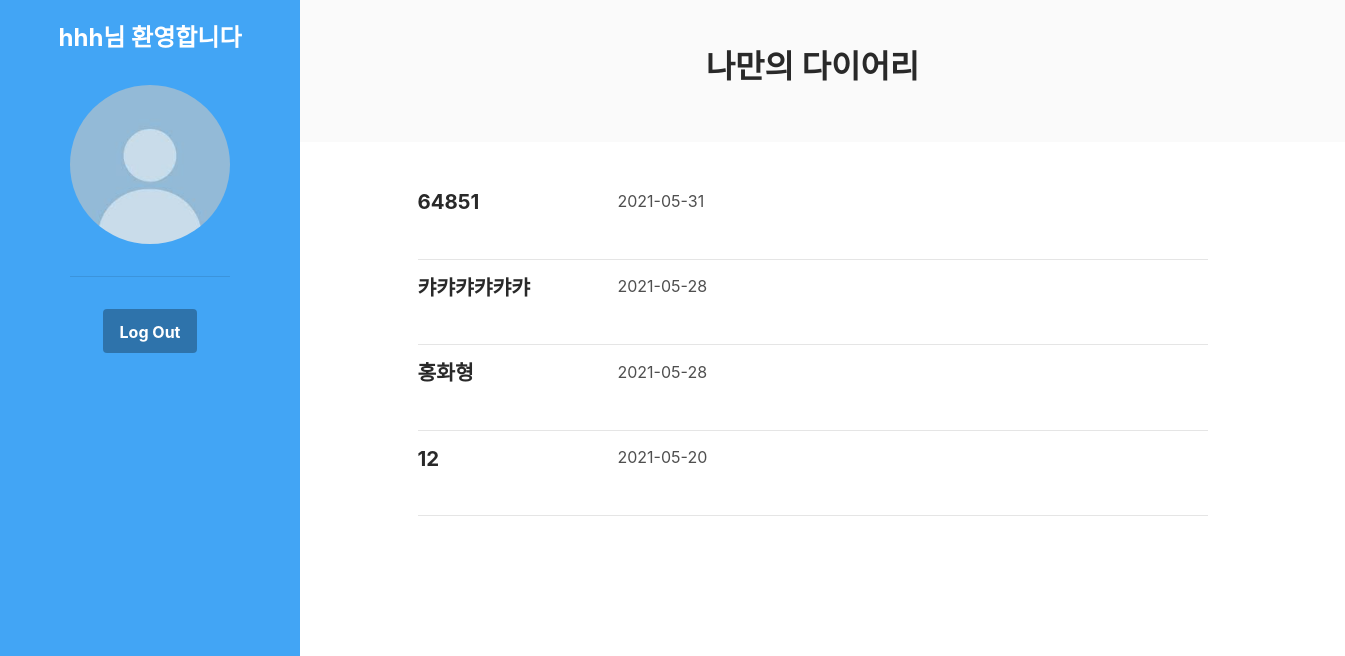
Before: /main (signed in) with the older database file.
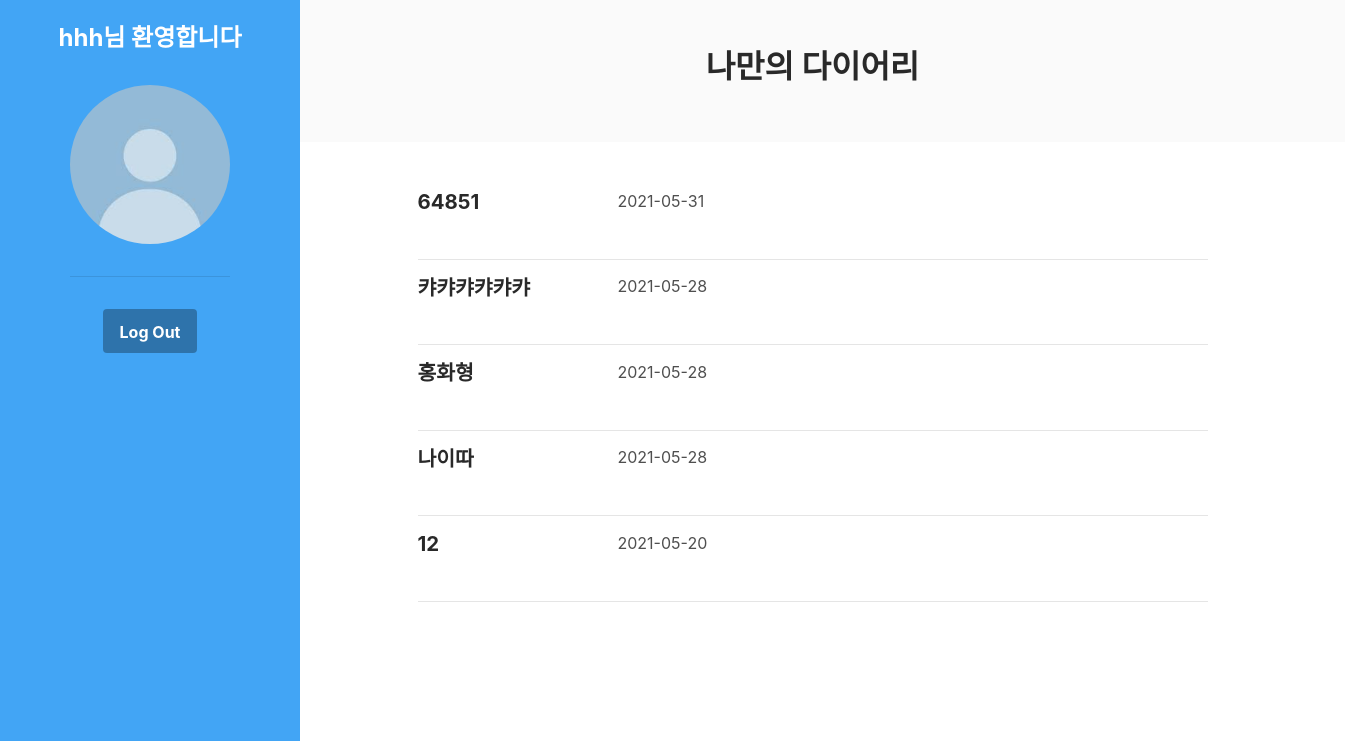
After: the same page with the newer database file.
### models.py (models this page shows)
class Diary(db.Model):
    __tablename__ = 'diarytable'
    id = db.Column(db.Integer, primary_key = True)
    userid = db.Column(db.String(100), db.ForeignKey('usertable.userid'), nullable = False)
    diary_title = db.Column(db.String(100))
    diary_date = db.Column(db.String(8))
    diary_content = db.Column(db.String(1000))
    diary_image = db.Column(db.BLOB,nullable = True)

### app.py (the view)
@app.route('/main')
def main():
    userid = session.get('userid',None)
    diarytable = Diary.query.filter_by(userid = userid).order_by(Diary.diary_date.desc()).all()
    return render_template('main.html', userid=userid, diarytable=diarytable)

### templates/main.html (shortened to what this page needs)
<!DOCTYPE html>
<html lang="en">
<head>
    <link rel="stylesheet" href="https://maxcdn.bootstrapcdn.com/font-awesome/4.5.0/css/font-awesome.min.css">
    <link id="theme-style" rel="stylesheet" href="static/diary/css/theme-1.css">
</head>
<body>
    <header class="header text-center">
        {%if userid %}
	    <h1 class="blog-name pt-lg-4 mb-0">{{userid}}님 환영합니다</h1>
	    <nav class="navbar navbar-expand-lg navbar-dark" >
			<div id="navigation" class="collapse navbar-collapse flex-column" >
				<div class="profile-section pt-3 pt-lg-0">
				    <img class="profile-image mb-3 rounded-circle mx-auto" src="static/diary/images/profile.png" alt="image" >
			        <hr>
                </div>
				<div class="my-2 my-md-3">
				    <button class="btn btn-primary" onclick="location.href='/signout'">Log Out</button>
				</div>
			</div>
		</nav>
    </header>
    <div class="main-wrapper">
	    <section class="cta-section theme-bg-light py-5">
		    <div class="container text-center">
			    <h2 class="heading">나만의 다이어리</h2>
		    </div>
	    </section>
        {% block content %}
	    <section class="blog-list px-3 py-5 p-md-5">
		    <div class="container">
			    <div class="item mb-5">
				    <div class="media">
                        <div class="media-body">
                            {% for diary in diarytable %}
						    <h3 class="title mb-1"><a href="/main/{{diary.id}}">{{diary.diary_title}}</a></h3>
                            <p id="date">{{diary.diary_date}}</p>
                            <hr>
                            {% endfor %}
					    </div>
				    </div>
			    </div>
		    </div>
	    </section>
        {% endblock %}
        {% endif %}
    </div>
</body>
</html>

Changed rows visible on the page:
added Diary: diary_title "나이따", diary_date "2021-05-28"
